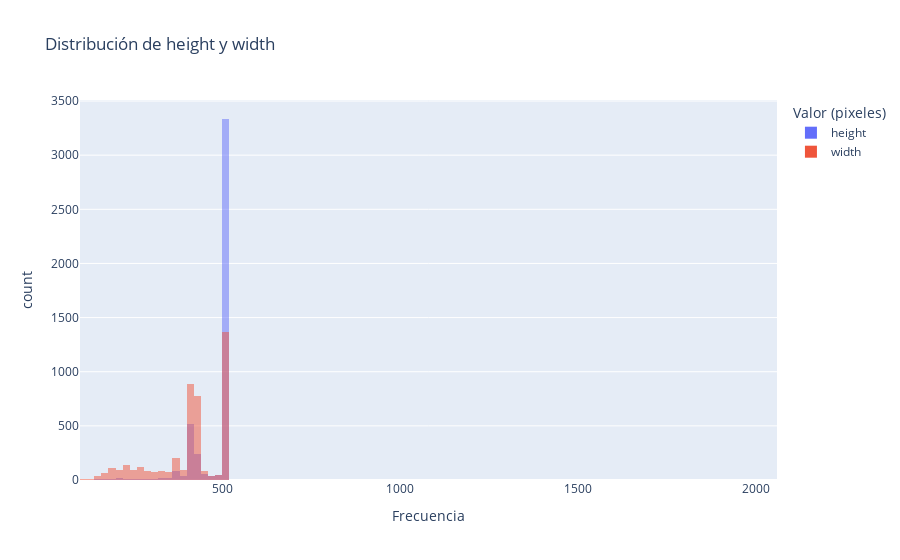

The cell this chart's notebook holds for it:
### Code cell
fig = px.histogram(
    df[["subset", "height", "width"]].melt(id_vars="subset", var_name="axis", value_name="value"),
    x="value",
    color="axis",
    barmode="overlay",
    nbins=100,
    title="Distribución de height y width",
    labels={"axis": "Valor (pixeles)", "value":"Frecuencia"},
    opacity=0.5
)
fig.show()

### Figure 1 — Plotly figure (JSON) as saved in the notebook; plotly's stock layout.template omitted (floating-point values rounded to 4 significant figures; data arrays with more than 128 entries replaced by an {"elided": "..."} marker saying what was removed)
{"data": [{"bingroup": "x", "hovertemplate": "Valor (pixeles)=height<br>Frecuencia=%{x}<br>count=%{y}<extra></extra>", "legendgroup": "height", "marker": {"color": "#636efa", "opacity": 0.5, "pattern": {"shape": ""}}, "name": "height", "nbinsx": 100, "orientation": "v", "showlegend": true, "type": "histogram", "x": {"elided": "4476 int values"}, "xaxis": "x", "yaxis": "y"}, {"bingroup": "x", "hovertemplate": "Valor (pixeles)=width<br>Frecuencia=%{x}<br>count=%{y}<extra></extra>", "legendgroup": "width", "marker": {"color": "#EF553B", "opacity": 0.5, "pattern": {"shape": ""}}, "name": "width", "nbinsx": 100, "orientation": "v", "showlegend": true, "type": "histogram", "x": {"elided": "4476 int values"}, "xaxis": "x", "yaxis": "y"}], "layout": {"barmode": "overlay", "legend": {"title": {"text": "Valor (pixeles)"}, "tracegroupgap": 0}, "title": {"text": "Distribución de height y width"}, "xaxis": {"anchor": "y", "domain": [0, 1], "title": {"text": "Frecuencia"}}, "yaxis": {"anchor": "x", "domain": [0, 1], "title": {"text": "count"}}}}
